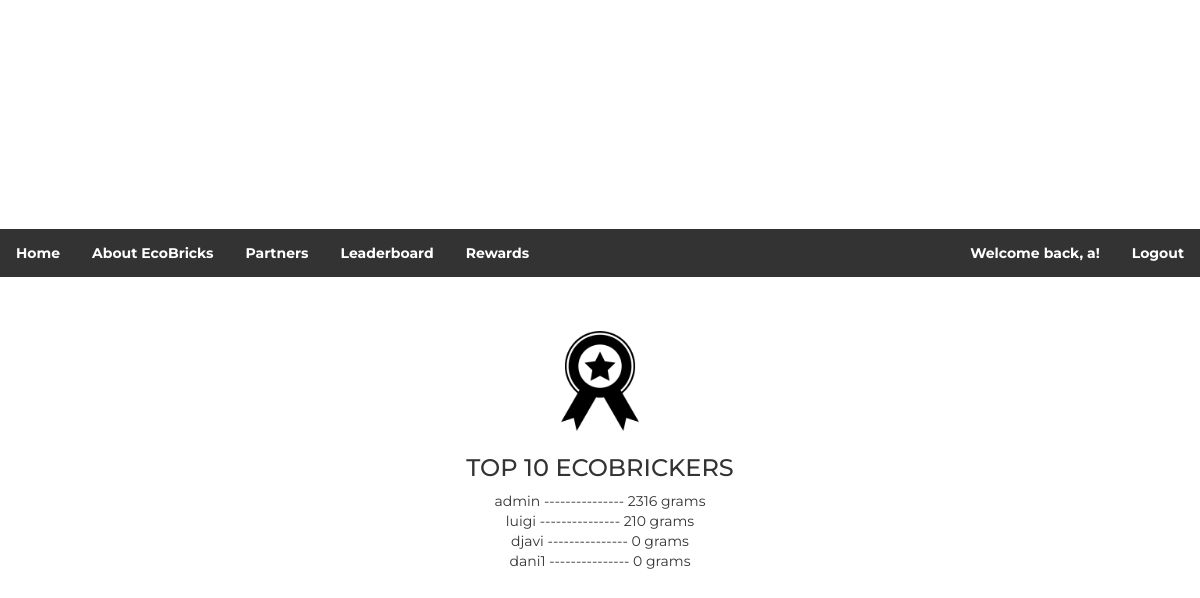
Page /leaderboard/ (signed in) on the committed database.
### ecobrick/models.py (models this page shows)
class UserDetail(models.Model):
    email = models.EmailField(max_length = 50, unique = True, blank = False, null = True)
    firstName = models.CharField(max_length = 50)
    lastName = models.CharField(max_length = 50)
    address = models.CharField(max_length = 150)
    contactNum = models.CharField(max_length = 50)
    brickNum = models.PositiveIntegerField(default = 0)
    brickWeight = models.PositiveIntegerField(default = 0)
    choices = ((0, 'Staff'), (1, 'Regular User'))
    userType = models.IntegerField(default = 1, choices = choices)
    username = models.CharField(max_length=50)
    password = models.CharField(max_length=50)

### ecobrick/views.py (the view)
# urls.py: path('leaderboard/', views.leaderboard, name="leaderboard"),
def leaderboard(request):
    top_users =  UserDetail.objects.all().order_by('-brickWeight')[:10]
    try:
        loggeduser = UserDetail.objects.get(id=request.session['user'])
    except(KeyError, UserDetail.DoesNotExist):
        loggeduser = 0
    context = {
        'top_users':top_users,
        'loggeduser':loggeduser,
    }
    return render(request, 'leaderboard.html', context)

### ecobrick/templates/leaderboard.html (shortened to what this page needs)
{% extends 'navbar.html' %}
{% load staticfiles %}
{% block content %}
    <head>
    </head>
    <body>
        <br><br>
        <div id='container'>
                <img id="tao" src="{% static 'medal.png' %}"><br>
            <h3>TOP 10 ECOBRICKERS</h3>
            <div id='map'>
                {% for user in top_users %}
                {{user.username}} --------------- {{user.brickWeight}} grams <br>
                {% endfor %}
            </div>
        </div>
    </body>
   {% endblock %}

### ecobrick/templates/navbar.html (shortened to what this page needs)
{% load static %}
<html>
    <head>
        <link rel="stylesheet" type="text/css" href="{% static 'base.css' %}">
        <link rel="stylesheet" type="text/css" href="https://maxcdn.bootstrapcdn.com/bootstrap/3.3.1/css/bootstrap.min.css">
    </head>
    <body>
        <ul>
            <li><a href="{% url 'home' %}">Home</a></li>
            <li><a href="/about">About EcoBricks</a></li>
            <li><a href="{% url 'partners' %}">Partners</a></li>
            <li><a href="/leaderboard">Leaderboard</a></li>
            {% if loggeduser == 0 %}
            <li style="float:right"><a href="/login/">Login</a></li>
            <li style="float:right"><a href="/register/">Register</a></li>
            {% else %}
            <li><a href="/rewards">Rewards</a></li>
            <li style="float:right"><a href="/logout/">Logout</a></li>
            <li style="float:right"><a href="/profile/{{loggeduser.id}}">Welcome back, {{loggeduser.firstName}}!</a></li>
            {% endif %}
        </ul>
        {% block content %}
        {% endblock %}
    </body>
</html>

### ecobrick/static/base.css (style rules this page uses)
body { font-family: Montserrat; }

### ecobrick/templates/navbar.html (style rules this page uses)
ul { font-family: 'Montserrat', serif; font-weight: bold; list-style-type: none; margin: 0; padding: 0; overflow: hidden; background-color: #333; }
li { float: left; }
li a { display: block; color: white; text-align: center; padding: 14px 16px; text-decoration: none; }

### ecobrick/templates/leaderboard.html (style rules this page uses)
body { font-family: Montserrat; align-content: center; text-align: center; }
img { max-width: 100px; max-height: 100px; margin: 4px; }

### rows in the picture
UserDetail: firstName "a", username "luigi", brickWeight "210"
UserDetail: username "admin", brickWeight "2316"
UserDetail: username "djavi", brickWeight "0"
UserDetail: username "dani1", brickWeight "0"
